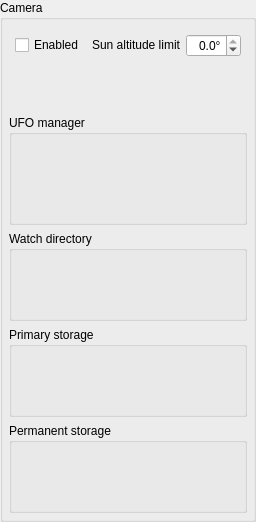
<?xml version="1.0" encoding="UTF-8"?>
<ui version="4.0">
 <class>QCamera</class>
 <widget class="QGroupBox" name="QCamera">
  <property name="geometry">
   <rect>
    <x>0</x>
    <y>0</y>
    <width>252</width>
    <height>522</height>
   </rect>
  </property>
  <property name="windowTitle">
   <string>GroupBox</string>
  </property>
  <property name="title">
   <string>Camera</string>
  </property>
  <layout class="QGridLayout" name="gridLayout">
   <property name="leftMargin">
    <number>6</number>
   </property>
   <property name="topMargin">
    <number>6</number>
   </property>
   <property name="rightMargin">
    <number>6</number>
   </property>
   <property name="bottomMargin">
    <number>6</number>
   </property>
   <property name="spacing">
    <number>6</number>
   </property>
   <item row="4" column="0" colspan="2">
    <widget class="QStorageBox" name="storage_permanent">
     <property name="minimumSize">
      <size>
       <width>0</width>
       <height>90</height>
      </size>
     </property>
     <property name="title">
      <string>Permanent storage</string>
     </property>
    </widget>
   </item>
   <item row="1" column="0" colspan="2">
    <widget class="QUfoManager" name="ufo_manager">
     <property name="minimumSize">
      <size>
       <width>0</width>
       <height>110</height>
      </size>
     </property>
     <property name="title">
      <string>UFO manager</string>
     </property>
    </widget>
   </item>
   <item row="3" column="0" colspan="2">
    <widget class="QStorageBox" name="storage_primary">
     <property name="minimumSize">
      <size>
       <width>0</width>
       <height>90</height>
      </size>
     </property>
     <property name="title">
      <string>Primary storage</string>
     </property>
    </widget>
   </item>
   <item row="0" column="0" colspan="2">
    <widget class="QFrame" name="frame">
     <layout class="QVBoxLayout" name="verticalLayout">
      <property name="leftMargin">
       <number>3</number>
      </property>
      <property name="topMargin">
       <number>3</number>
      </property>
      <property name="rightMargin">
       <number>3</number>
      </property>
      <property name="bottomMargin">
       <number>3</number>
      </property>
      <item>
       <widget class="QWidget" name="widget" native="true">
        <layout class="QHBoxLayout" name="horizontalLayout">
         <property name="spacing">
          <number>6</number>
         </property>
         <property name="leftMargin">
          <number>3</number>
         </property>
         <property name="topMargin">
          <number>3</number>
         </property>
         <property name="rightMargin">
          <number>3</number>
         </property>
         <property name="bottomMargin">
          <number>3</number>
         </property>
         <item>
          <widget class="QCheckBox" name="cb_enabled">
           <property name="sizePolicy">
            <sizepolicy hsizetype="Minimum" vsizetype="Maximum">
             <horstretch>0</horstretch>
             <verstretch>0</verstretch>
            </sizepolicy>
           </property>
           <property name="text">
            <string>Enabled</string>
           </property>
          </widget>
         </item>
         <item>
          <widget class="QLabel" name="lx_darkness_limit">
           <property name="sizePolicy">
            <sizepolicy hsizetype="Preferred" vsizetype="Maximum">
             <horstretch>0</horstretch>
             <verstretch>0</verstretch>
            </sizepolicy>
           </property>
           <property name="toolTip">
            <string>Sun altitude at which the camera should be run</string>
           </property>
           <property name="text">
            <string>Sun altitude limit</string>
           </property>
           <property name="alignment">
            <set>Qt::AlignmentFlag::AlignRight|Qt::AlignmentFlag::AlignTrailing|Qt::AlignmentFlag::AlignVCenter</set>
           </property>
           <property name="buddy">
            <cstring>dsb_darkness_limit</cstring>
           </property>
          </widget>
         </item>
         <item>
          <widget class="QDoubleSpinBox" name="dsb_darkness_limit">
           <property name="sizePolicy">
            <sizepolicy hsizetype="Maximum" vsizetype="Maximum">
             <horstretch>1</horstretch>
             <verstretch>0</verstretch>
            </sizepolicy>
           </property>
           <property name="toolTip">
            <string>darkness limit for observation</string>
           </property>
           <property name="alignment">
            <set>Qt::AlignmentFlag::AlignRight|Qt::AlignmentFlag::AlignTrailing|Qt::AlignmentFlag::AlignVCenter</set>
           </property>
           <property name="showGroupSeparator" stdset="0">
            <bool>true</bool>
           </property>
           <property name="suffix">
            <string>°</string>
           </property>
           <property name="decimals">
            <number>1</number>
           </property>
           <property name="minimum">
            <double>-18.000000000000000</double>
           </property>
           <property name="maximum">
            <double>0.000000000000000</double>
           </property>
           <property name="singleStep">
            <double>0.500000000000000</double>
           </property>
          </widget>
         </item>
        </layout>
       </widget>
      </item>
      <item>
       <widget class="QDateTimeLine" name="sl_dome_open" native="true">
        <property name="sizePolicy">
         <sizepolicy hsizetype="Preferred" vsizetype="Fixed">
          <horstretch>0</horstretch>
          <verstretch>0</verstretch>
         </sizepolicy>
        </property>
        <property name="minimumSize">
         <size>
          <width>0</width>
          <height>16</height>
         </size>
        </property>
        <property name="maximumSize">
         <size>
          <width>16777215</width>
          <height>16</height>
         </size>
        </property>
       </widget>
      </item>
      <item>
       <widget class="QDateTimeLine" name="sl_dome_close" native="true">
        <property name="sizePolicy">
         <sizepolicy hsizetype="Preferred" vsizetype="Fixed">
          <horstretch>0</horstretch>
          <verstretch>0</verstretch>
         </sizepolicy>
        </property>
        <property name="minimumSize">
         <size>
          <width>0</width>
          <height>16</height>
         </size>
        </property>
        <property name="maximumSize">
         <size>
          <width>16777215</width>
          <height>16</height>
         </size>
        </property>
       </widget>
      </item>
     </layout>
    </widget>
   </item>
   <item row="2" column="0" colspan="2">
    <widget class="QScannerBox" name="scanner">
     <property name="minimumSize">
      <size>
       <width>0</width>
       <height>90</height>
      </size>
     </property>
     <property name="title">
      <string>Watch directory</string>
     </property>
    </widget>
   </item>
  </layout>
 </widget>
 <customwidgets>
  <customwidget>
   <class>QUfoManager</class>
   <extends>QGroupBox</extends>
   <header>widgets/qufomanager.h</header>
   <container>1</container>
  </customwidget>
  <customwidget>
   <class>QStorageBox</class>
   <extends>QGroupBox</extends>
   <header>widgets/storage/qstoragebox.h</header>
   <container>1</container>
  </customwidget>
  <customwidget>
   <class>QScannerBox</class>
   <extends>QGroupBox</extends>
   <header>widgets/storage/qscannerbox.h</header>
   <container>1</container>
  </customwidget>
  <customwidget>
   <class>QDateTimeLine</class>
   <extends>QWidget</extends>
   <header>widgets/lines/qdatetimeline.h</header>
   <container>1</container>
  </customwidget>
 </customwidgets>
 <resources/>
 <connections/>
</ui>
